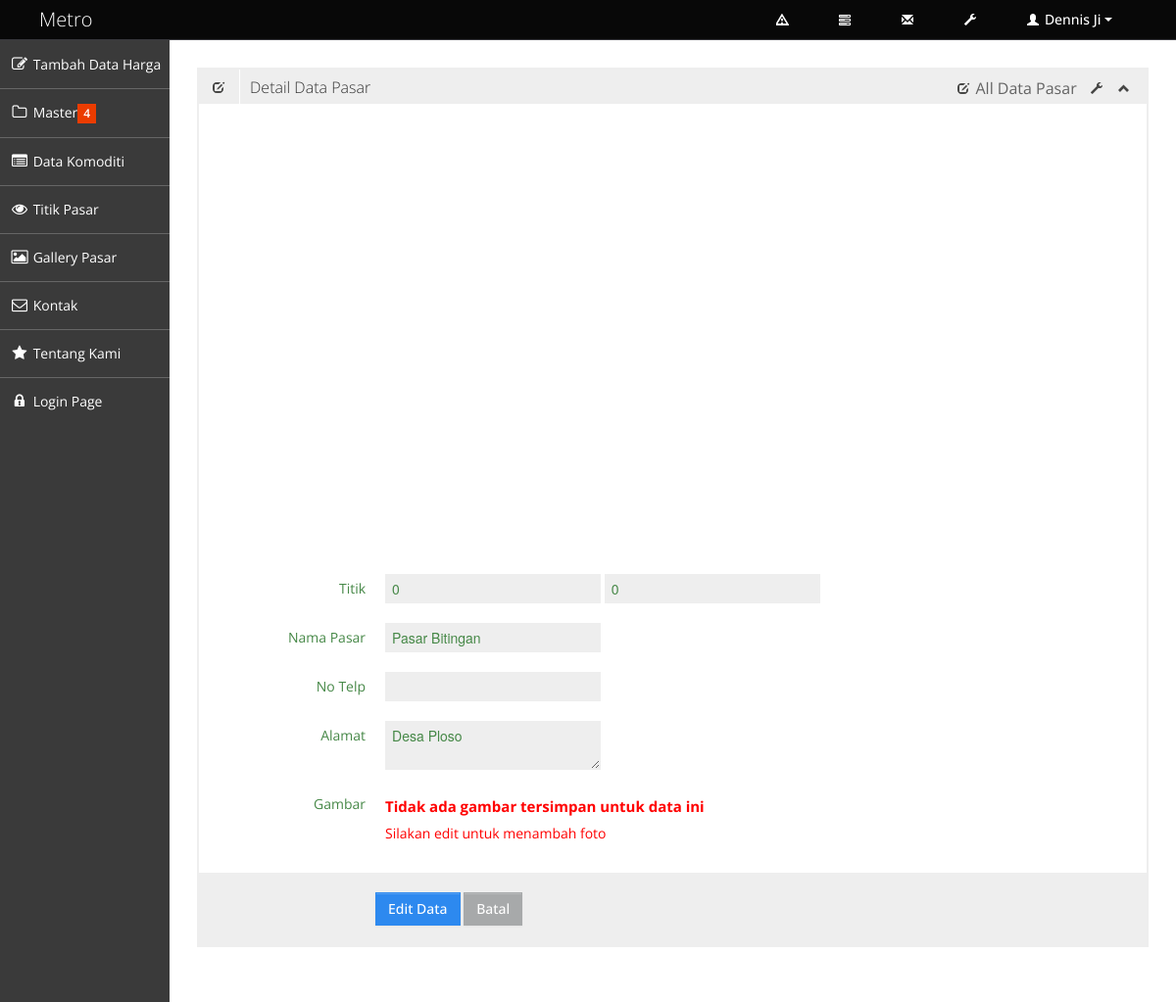
The app's page /index.php?page=detilP&id_pasar=2 with its own data.
### tables this page shows
CREATE TABLE IF NOT EXISTS `pasar` (
  `id_pasar` int(11) NOT NULL,
  `lat` double NOT NULL,
  `lng` double NOT NULL,
  `nama_pasar` varchar(30) NOT NULL,
  `telp` varchar(20) NOT NULL DEFAULT '-',
  `alamat` text NOT NULL,
  `gambar` varchar(50) DEFAULT NULL
);

### detil_pasar.php (the view, shortened to what this page needs)
<?php
	if (!$_GET['id_pasar']=="") {
		$id = $_GET['id_pasar'];
		$sql = mysql_query("SELECT * FROM pasar where id_pasar='$id'")
			or die (mysql_error());
		if(mysql_num_rows($sql) == 0){
        echo '<script>window.history.back()</script>';
    }else{
		$data = mysql_fetch_array($sql);
	}
	}
?>
			<div class="row-fluid sortable">
				<div class="box span12">
					<div class="box-header" data-original-title>
						<h2><i href="#" class="halflings-icon edit"></i><span class="break"></span>Detail Data Pasar</h2>
						<div class="box-icon">
							<a href="?page=tampilP" "><i class="halflings-icon edit"></i> All Data Pasar</a>
							<a href="#" class="btn-setting"><i class="halflings-icon wrench"></i></a>
							<a href="#" class="btn-minimize"><i class="halflings-icon chevron-up"></i></a>
						</div>
					</div>
					<div class="box-content">
					<div id="map" style="width:100%;height: 470px;"></div>
						<form class="form-horizontal" action="" method="POST">
						  <fieldset>
							<div class="control-group success">
								<label class="control-label" for="inputSuccess">Titik</label>
								<div class="controls">
								  <input type="text" name='lat' value="<?php echo $data['lat']; ?>" readonly >
								  <input type="text" name='lng' value="<?php echo $data['lng']; ?>" readonly >
								</div>
							</div>
							<div class="control-group success">
								<label class="control-label" for="inputSuccess">Nama Pasar</label>
								<div class="controls">
								  <input type="text" name="nama" id="inputSuccess" value="<?php echo $data['nama_pasar']; ?>" readonly >
								</div>
							</div>
							<div class="control-group success">
								<label class="control-label" for="inputSuccess">No Telp</label>
								<div class="controls">
								  <input type="text" name="telp" id="inputSuccess" value="<?php echo $data['telp']; ?>" readonly >
								</div>
							</div>
							<div class="control-group success">
								<label class="control-label" >Alamat</label>
								<div class="controls col-sm-8">
								  <textarea name="alamat" readonly id="inputSuccess"><?php echo $data['alamat']; ?></textarea>
								</div>
							</div>
							<div class="control-group success">
								<label class="control-label" >Gambar</label>
								<div class="controls col-sm-6">
									<?php
										if ($data['gambar']==""){
									  ?>
									  <td colspan="4"><h3 style="color: red; ">Tidak ada gambar tersimpan untuk data ini</h3>
									  <td colspan="4"><p style="color: red; ">Silakan edit untuk menambah foto</p></td>
										<?php }
									  else { ?>
									  <td colspan="4" ><a href="gambar_pasar/<?php echo $data['gambar']; ?>">
									<img src="gambar_pasar/<?php echo $data['gambar']; ?>"><p class="font-italic font-bold col-orange">klik untuk simpan gambar</p></a></td>
									  <?php } ?>
								</div>
							</div>
							<div class="form-actions">
								<a href="?page=editP&id_pasar=<?php echo $data['id_pasar']; ?>" class="btn btn-primary m-t-15 waves-effect">Edit Data</a>
								<a href="?page=tampilP" class="btn">Batal</a>
							</div>
						  </fieldset>
						</form>
					</div>
					</div>
				</div>
			</div>

### css/style.css (style rules this page uses)
body { background: #F5F5F5; color: #333; border: none; font-family: 'Open Sans', sans-serif; font-weight: 400; }
h2 { font-size: 16px; line-height: 16px; }
h3 { font-size: 15px; line-height: 15px; }
.box { border: 2px solid #eee; background: #fff !important; margin-bottom: 28px; }
.box-header { height: 16px; font-size: 16px; line-height: 16px; padding: 10px; background: #eee; -webkit-box-shadow: none; -moz-box-shadow: none; box-shadow: none; overflow: hidden; }
.box-header h2 { float:left; margin-top: 0px; font-weight: 300; }
.box-header h2 i { margin: 0px 3px 0px 4px; opacity: .8; filter: alpha(opacity=80); -ms-filter:"progid:DXImageTransform.Microsoft.Alpha(Opacity=80)"; }
.box-header .box-icon { float:right; margin-top: 1px; }
.box-header .box-icon i { -webkit-transition: all 0.1s ease-in-out; -moz-transition: all 0.1s ease-in-out; -o-transition: all 0.1s ease-in-out; -ms-transition: all 0.1s ease-in-out; transition: all 0.1s ease-in-out; opacity: .8; filter: alpha(opacity=80); -ms-filter:"progid:DXImageTransform.Microsoft.Alpha(Opacity=80)"; }
.box-header .box-icon a { margin: 0px 5px; }
.box-content { position: relative; z-index: 50; margin-top: -1px; padding: 10px; background: #fff !important; }
.form-actions { padding: 19px 20px 20px; margin: 20px -10px -30px -10px; background-color: #eee; border-top: 1px solid #eee; *zoom: 1; }
.form-actions:before, .form-actions:after { display: table; line-height: 0; content: ""; }
.form-actions:after { clear: both; }
.btn { display: inline-block; padding: 6px 12px; margin-bottom: 0; font-size: 14px; font-weight: 500; line-height: 20px; text-align: center; white-space: nowrap; vertical-align: middle; cursor: pointer; border: 1px solid #a7a9aa; -webkit-border-radius: 0px !important; border-radius: 0px !important; }
.btn { color: #ffffff; background-color: #a7a9aa; border-color: #a7a9aa; background-image: none; filter: none; text-shadow: none; }
.btn-primary { background-color: #2D89EF; border-color: #2D89EF; }

### css/halflings.css (style rules this page uses)
html, html .halflings { -webkit-font-smoothing: antialiased !important; }
.halflings-icon { display: inline-block; width: 14px; height: 14px; line-height: 14px; vertical-align: text-top; background-image: url(../img/glyphicons_halflings.svg); background-position: 0 0; background-repeat: no-repeat; vertical-align: top; *display: inline; *zoom: 1; *margin-right: .3em; }
.halflings-icon.edit { background-position: -96px -72px; }
.halflings-icon.chevron-up { background-position: -288px -120px; }
.halflings-icon.wrench { background-position: -360px -144px; }

### records on screen
pasar: lat "0", lng "0", nama "Pasar Bitingan", alamat "Desa Ploso"
